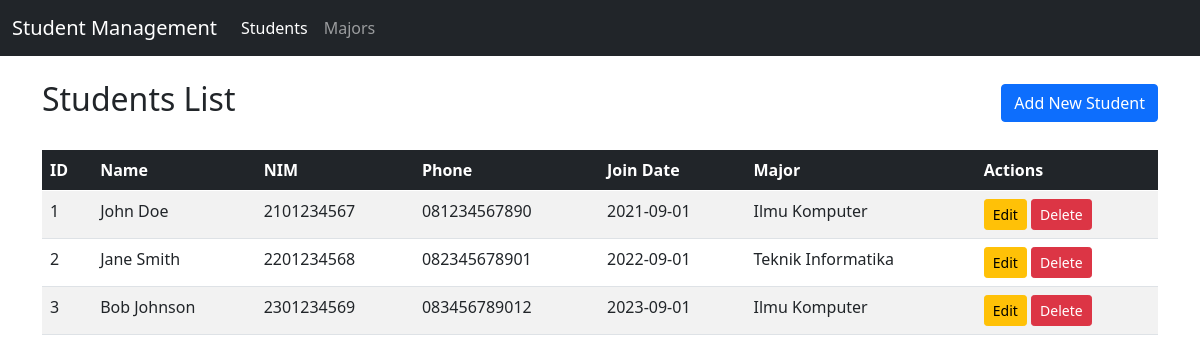
/tp_mvc/index.php, run on the app's committed database.
### tables this page shows
CREATE TABLE `students` (
  `id` int(11) NOT NULL,
  `name` varchar(100) NOT NULL,
  `nim` varchar(20) NOT NULL,
  `phone` varchar(15) NOT NULL,
  `join_date` date NOT NULL,
  `major_id` int(11) DEFAULT NULL
);

CREATE TABLE `majors` (
  `id` int(11) NOT NULL,
  `code` varchar(10) NOT NULL,
  `name` varchar(100) NOT NULL,
  `faculty` varchar(100) NOT NULL
);

### tp_mvc/controllers/StudentController.php (called while the page is built, shortened)
<?php
require_once "models/Student.php";
class StudentController
{
    private $studentModel;
    public function __construct()
    {
        $this->studentModel = new Student();
    }
    public function index()
    {
        $students = $this->studentModel->getAll();
        require_once "views/students/index.php";
    }
}

### tp_mvc/config/connection.php (called while the page is built, shortened)
<?php
class Connection
{
    private $servername = "localhost";
    private $username = "root";
    private $password = "";
    private $db_name = "tp_mvc";
    public $conn;
    public function __construct()
    {
        $this->conn = new mysqli($this->servername, $this->username, $this->password, $this->db_name);
    }
    public function getConnection()
    {
        return $this->conn;
    }
}

### tp_mvc/models/Student.php (called while the page is built, shortened)
<?php
require_once "config/connection.php";
class Student
{
    private $conn;
    public function __construct()
    {
        $connection = new Connection();
        $this->conn = $connection->getConnection();
    }
    public function getAll()
    {
        $sql = "SELECT s.*, m.name as major_name
                FROM students s
                LEFT JOIN majors m ON s.major_id = m.id";
        $result = $this->conn->query($sql);
        $data = [];
        if ($result->num_rows > 0) {
            while ($row = $result->fetch_assoc()) {
                $data[] = $row;
            }
        }
        return $data;
    }
}

### tp_mvc/views/students/index.php (the view)
<?php require_once "views/templates/header.php"; ?>
<div class="d-flex justify-content-between align-items-center mb-4">
    <h2>Students List</h2>
    <a href="index.php?page=students&action=create" class="btn btn-primary">Add New Student</a>
</div>
<div class="table-responsive">
    <table class="table table-striped table-hover">
        <thead class="table-dark">
            <tr>
                <th>ID</th>
                <th>Name</th>
                <th>NIM</th>
                <th>Phone</th>
                <th>Join Date</th>
                <th>Major</th>
                <th>Actions</th>
            </tr>
        </thead>
        <tbody>
            <?php if (empty($students)) : ?>
                <tr>
                    <td colspan="7" class="text-center">No students found</td>
                </tr>
            <?php else : ?>
                <?php foreach ($students as $student) : ?>
                    <tr>
                        <td><?= $student['id'] ?></td>
                        <td><?= $student['name'] ?></td>
                        <td><?= $student['nim'] ?></td>
                        <td><?= $student['phone'] ?></td>
                        <td><?= $student['join_date'] ?></td>
                        <td><?= $student['major_name'] ?? 'Not Assigned' ?></td>
                        <td>
                            <a href="index.php?page=students&action=edit&id=<?= $student['id'] ?>" class="btn btn-sm btn-warning">Edit</a>
                            <a href="index.php?page=students&action=delete&id=<?= $student['id'] ?>" class="btn btn-sm btn-danger" onclick="return confirm('Are you sure you want to delete this student?')">Delete</a>
                        </td>
                    </tr>
                <?php endforeach; ?>
            <?php endif; ?>
        </tbody>
    </table>
</div>
<?php require_once "views/templates/footer.php"; ?>

### tp_mvc/index.php (shortened to what this page needs)
<?php
require_once "controllers/StudentController.php";
$page = isset($_GET['page']) ? $_GET['page'] : 'students';
$action = isset($_GET['action']) ? $_GET['action'] : 'index';
switch ($page) {
    case 'students':
        $controller = new StudentController();
        switch ($action) {
            default:
                $controller->index();
                break;
        }
        break;
}

### tp_mvc/views/templates/header.php (shortened to what this page needs)
<!DOCTYPE html>
<html lang="en">
<head>
    <link rel="stylesheet" href="assets/css/bootstrap.min.css">
</head>
<body>
    <nav class="navbar navbar-expand-lg navbar-dark bg-dark">
        <div class="container-fluid">
            <a class="navbar-brand" href="index.php">Student Management</a>
            <div class="collapse navbar-collapse" id="navbarNav">
                <ul class="navbar-nav">
                    <li class="nav-item">
                        <a class="nav-link <?= (isset($_GET['page']) && $_GET['page'] == 'students') || !isset($_GET['page']) ? 'active' : '' ?>" href="index.php?page=students">Students</a>
                    </li>
                    <li class="nav-item">
                        <a class="nav-link <?= isset($_GET['page']) && $_GET['page'] == 'majors' ? 'active' : '' ?>" href="index.php?page=majors">Majors</a>
                    </li>
                </ul>
            </div>
        </div>
    </nav>
    <div class="container mt-4">

### tp_mvc/views/templates/footer.php (shortened to what this page needs)
</div>
</body>
</html>

### data on the page
students: id "1", name "John Doe", nim "2101234567", phone "081234567890", join_date "2021-09-01", major.name "Ilmu Komputer"
students: id "2", name "Jane Smith", nim "2201234568", phone "082345678901", join_date "2022-09-01", major.name "Teknik Informatika"
students: id "3", name "Bob Johnson", nim "2301234569", phone "083456789012", join_date "2023-09-01", major.name "Ilmu Komputer"
